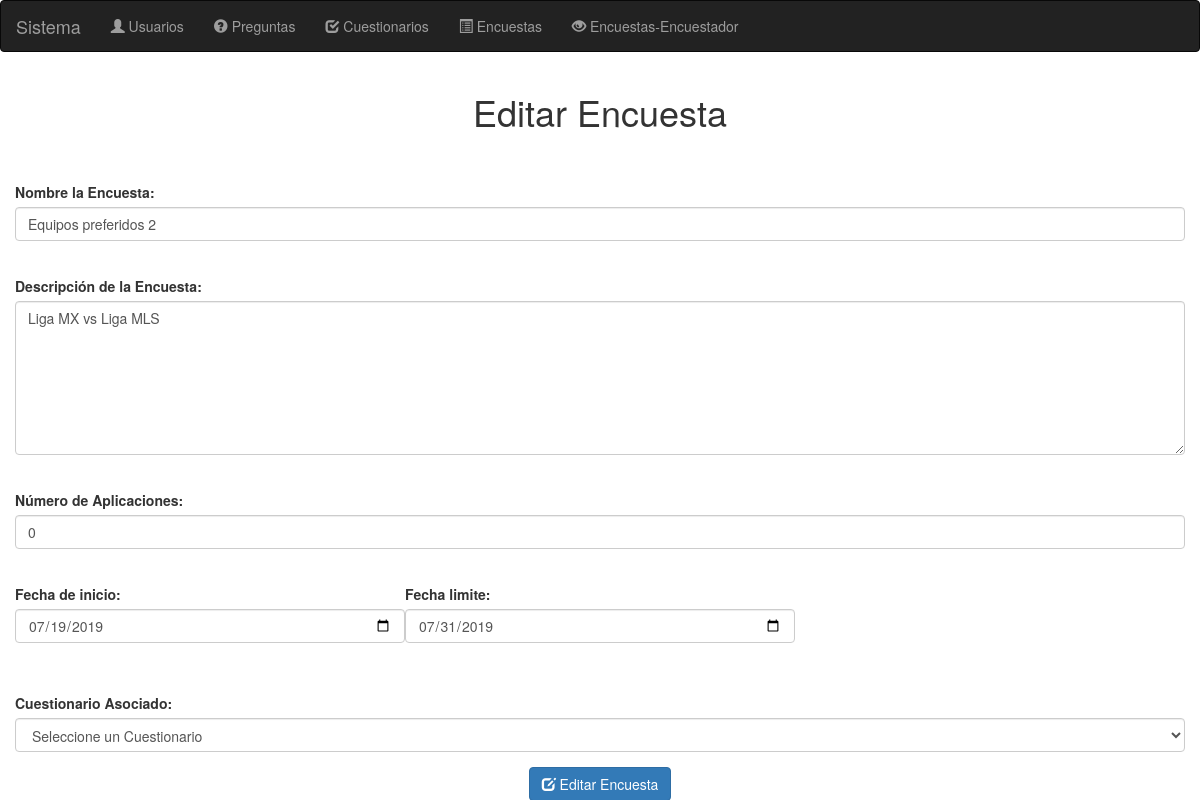
/encuesta/editar/10, run on the app's committed database.
### tables this page shows
CREATE TABLE IF NOT EXISTS `encuesta` (
  `idEncuesta` int(11) NOT NULL AUTO_INCREMENT,
  `nombreEncuesta` varchar(600) NOT NULL,
  `descripcionEncuesta` varchar(1500) NOT NULL,
  `numeroAplicacion` int(250) NOT NULL,
  `fechaInicio` date NOT NULL,
  `fechaFin` date NOT NULL,
  `idCuestionario` int(11) NOT NULL,
  PRIMARY KEY (`idEncuesta`),
  KEY `idCuestionario` (`idCuestionario`)
);

### application/controllers/encuesta.php (called while the page is built, shortened)
<?php if ( ! defined('BASEPATH')) exit('No direct script access allowed');
class Encuesta extends CI_Controller {
    function __construct() {
        $this->load->helper('url');
        $this->load->model('modelo_encuesta');
        $this->load->model('modelo_cuestionario');
        $this->load->model('modelo_usuario');
    }
    function editar(){
	$idEncuesta = $this->uri->segment(3);
	$encuesta = $this->modelo_encuesta->obtenerEncuesta($idEncuesta);
	if($encuesta != FALSE){
            foreach($encuesta->result() as $row){
                $nombreEncuesta      = $row->nombreEncuesta;
                $descripcionEncuesta = $row->descripcionEncuesta;
                $numeroAplicacion    = $row->numeroAplicacion;
                $fechaInicio         = $row->fechaInicio;
                $fechaFin            = $row->fechaFin;
                $idCuestionario      = $row->idCuestionario;
            }
            $data = array(
                'idEncuesta'          => $idEncuesta,
                'nombreEncuesta'      => $nombreEncuesta,
                'descripcionEncuesta' => $descripcionEncuesta,
                'numeroAplicacion'    => $numeroAplicacion,
                'fechaInicio'         => $fechaInicio,
                'fechaFin'            => $fechaFin,
                'idCuestionario'      => $idCuestionario
            );
	}
	else{
            $data = '';
            return FALSE;
	}
        $data['cuestionario'] = $this->modelo_cuestionario->verTodo();
        $this->load->view('headers');
	$this->load->view('navbar');
	$this->load->view('encuesta/vistaEditar', $data);
	$this->load->view('footer');
    }
}

### index.php (called while the page is built, shortened)
<?php
require_once BASEPATH.'core/CodeIgniter.php';

### application/models/modelo_encuesta.php (called while the page is built, shortened)
<?php if ( ! defined('BASEPATH')) exit('No direct script access allowed');
class modelo_encuesta extends CI_Model{
    function obtenerEncuesta($idEncuesta){
	$this->db->where('idEncuesta', $idEncuesta);
	$query = $this->db->get('encuesta');
	if($query->num_rows() > 0)
            return $query;
	else
            return FALSE;
    }
}

### application/views/encuesta/vistaEditar.php (the view, shortened to what this page needs)
<div class="container">
    <form class="form-horizontal" role="form" id="form" name="form" action="<?=base_url('/encuesta/editaEncuesta/'.$idEncuesta)?>" method="POST">
        <div class="col-4">
            <h1 class="text-center">Editar Encuesta</h1>
            <br>
            <br>
            <div class="form-group">
                <label class="col-4">Nombre la Encuesta:  </label>
                <div class="col-4">
                    <input type="text" class="form-control" id="nombreEncuesta" name="nombreEncuesta" value="<?=$nombreEncuesta?>" required autocomplete="off">
                </div>
            </div>
            <br>
            <div class="form-group">
                <label class="col-4">Descripción de la Encuesta: </label>
                <div class="col-4">
                    <textarea type="text" class="form-control" id="descripcionEncuestaEncuesta" name="descripcionEncuesta" rows="7" required><?=$descripcionEncuesta?></textarea>
                </div>
            </div>
            <br>
            <div class="form-group">
                <label class="col-4">Número de Aplicaciones: </label>
                <div class="col-4">
                    <input type="text" class="form-control" id="numeroAplicacion" name="numeroAplicacion" value="<?=$numeroAplicacion?>" autocomplete="off" required>
                </div>
            </div>
        </div>
        <br>
        <div class="form-group">
            <div class="col-md-4">
                <div class="form-group">
                    <label>Fecha de inicio: </label>
                    <input type="date" class="form-control" id="fechaInicio" name="fechaInicio" value="<?=$fechaInicio?>" required>
                </div>
            </div>
            <div class="col-md-4">
                <div class="form-group">
                    <label>Fecha limite: </label>
                    <input type="date" class="form-control" id="fechaFin" name="fechaFin" value="<?=$fechaFin?>" required>
                </div>
            </div>
        </div>
        <br>
        <div class="form-group">
            <label class="col-4">Cuestionario Asociado: </label>
            <div class="col-4">
                <select class="form-control" name="idCuestionario" id="idCuestionario" required>
                    <option value="" disabled selected> Seleccione un Cuestionario</option>
                </select>
            </div>
        </div>
        <div class="text-center">
            <button type="submit" class="btn btn-primary" id="guardar" name="guardar">
                <samp class="glyphicon glyphicon-edit" aria-heidden="TRUE"></samp> Editar Encuesta
            </button>
        </div>
    </form>
</div>

### data on the page
encuesta: nombreEncuesta "Equipos preferidos 2", descripcionEncuesta "Liga MX vs Liga MLS", numeroAplicacion "0", fechaInicio "07/19/2019", fechaFin "07/31/2019"
